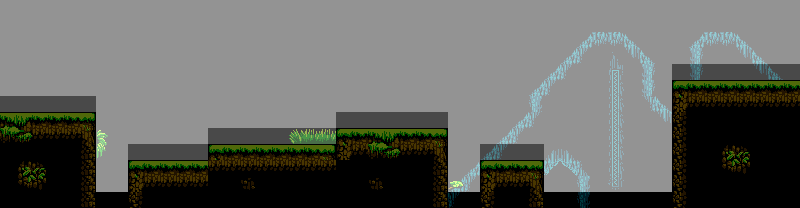

Tiled map render using the project's own tile images. Description and the map definition, with tile-layer contents summarised, below:
An orthogonal 50x13 tile map with 16x16 px tiles, 5 tile layers (Back2, Back, Deafult, Front, ...), 2 tilesets and 12 objects (Moving Platform, Insta Kill Object).

<map version="1.10" tiledversion="1.10.1" orientation="orthogonal" renderorder="right-down" width="50" height="13" tilewidth="16" tileheight="16" infinite="0" nextlayerid="14" nextobjectid="41">
 <properties>
  <property name="BottomSection" type="int" value="-1" />
  <property name="LeftSection" type="int" value="16" />
  <property name="Level" type="int" value="17" />
  <property name="RightSection" type="int" value="18" />
  <property name="TopSection" type="int" value="-1" />
 </properties>
 <tileset firstgid="1" source="../Level0_Tileset.tsx" />
 <tileset firstgid="801" source="../PathfindingLayout.tsx" />
 <layer id="11" name="Back2" width="50" height="13">
  <data>[650 cells, 192 non-empty, 16 distinct tile ids]</data>
 </layer>
 <layer id="3" name="Back" width="50" height="13">
  <data>[650 cells, 12 non-empty, 7 distinct tile ids]</data>
 </layer>
 <layer id="2" name="Deafult" width="50" height="13">
  <data>[650 cells, 0 non-empty, 0 distinct tile ids]</data>
 </layer>
 <layer id="1" name="Front" width="50" height="13">
  <data>[650 cells, 108 non-empty, 22 distinct tile ids]</data>
 </layer>
 <layer id="13" name="PathfindingLayout" width="50" height="13" opacity="0.58">
  <data>[650 cells, 650 non-empty, 3 distinct tile ids]</data>
 </layer>
 <objectgroup id="10" name="Objects">
  <object id="35" name="Moving Platform" x="608" y="64" width="16" height="128">
   <properties>
    <property name="IsVertical" type="bool" value="true" />
    <property name="PlatformType" type="int" value="0" />
    <property name="Type" value="MovingPlatform" />
   </properties>
  </object>
  <object id="36" name="Insta Kill Object" x="448" y="208" width="224" height="32">
   <properties>
    <property name="Type" value="InstaKillObject" />
   </properties>
  </object>
 </objectgroup>
 <objectgroup id="8" name="Colliders">
  <object id="25" x="0" y="112" width="96" height="96">
   <properties>
    <property name="AFFECTING_LAYERS" value="PLAYER_LAYER" />
    <property name="OBJECT_LAYERS" value="GROUND_LAYER" />
   </properties>
  </object>
  <object id="26" x="128" y="160" width="80" height="48">
   <properties>
    <property name="AFFECTING_LAYERS" value="PLAYER_LAYER" />
    <property name="OBJECT_LAYERS" value="GROUND_LAYER" />
   </properties>
  </object>
  <object id="27" x="208" y="144" width="128" height="16">
   <properties>
    <property name="AFFECTING_LAYERS" value="PLAYER_LAYER" />
    <property name="OBJECT_LAYERS" value="GROUND_LAYER" />
   </properties>
  </object>
  <object id="29" x="336" y="128" width="112" height="80">
   <properties>
    <property name="AFFECTING_LAYERS" value="PLAYER_LAYER" />
    <property name="OBJECT_LAYERS" value="GROUND_LAYER" />
   </properties>
  </object>
  <object id="30" x="480" y="160" width="64" height="48">
   <properties>
    <property name="AFFECTING_LAYERS" value="PLAYER_LAYER" />
    <property name="OBJECT_LAYERS" value="GROUND_LAYER" />
   </properties>
  </object>
  <object id="34" x="672" y="80" width="128" height="128">
   <properties>
    <property name="AFFECTING_LAYERS" value="PLAYER_LAYER" />
    <property name="OBJECT_LAYERS" value="GROUND_LAYER" />
   </properties>
  </object>
  <object id="37" x="432" y="208" width="16" height="32">
   <properties>
    <property name="AFFECTING_LAYERS" value="PLAYER_LAYER" />
    <property name="OBJECT_LAYERS" value="GROUND_LAYER" />
   </properties>
  </object>
  <object id="38" x="448" y="240" width="224" height="16">
   <properties>
    <property name="AFFECTING_LAYERS" value="PLAYER_LAYER" />
    <property name="OBJECT_LAYERS" value="GROUND_LAYER" />
   </properties>
  </object>
  <object id="39" x="672" y="208" width="16" height="32">
   <properties>
    <property name="AFFECTING_LAYERS" value="PLAYER_LAYER" />
    <property name="OBJECT_LAYERS" value="GROUND_LAYER" />
   </properties>
  </object>
  <object id="40" x="480" y="208" width="64" height="32">
   <properties>
    <property name="AFFECTING_LAYERS" value="PLAYER_LAYER" />
    <property name="OBJECT_LAYERS" value="GROUND_LAYER" />
   </properties>
  </object>
 </objectgroup>
</map>
